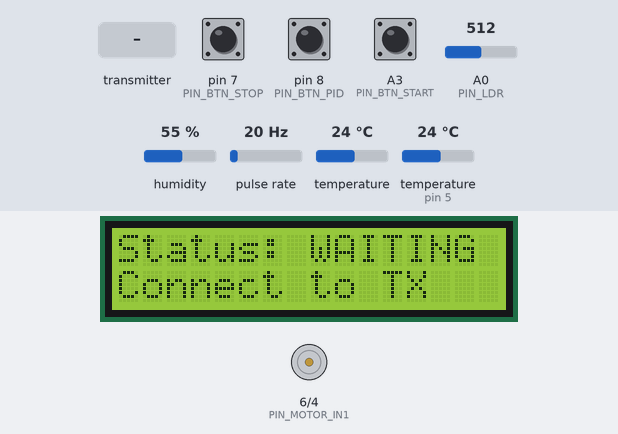
Recording of a sketch running on a simulated Arduino Uno, built with avr-gcc and run on an emulated ATmega328P. On the bench: 16×2 character LCD, motor-driver pin pairs drawn as motors (green arrow = first pin HIGH = forward, orange = second pin HIGH = backward, longer = more drive, scaled by the enable pin). Wiring (inferred from the names in the program): pulse sensor: data pin 2; LM75 temperature sensor at I2C address 0x48. The inputs (shaded band) are chosen by the test bench; at power-on: A3 (PIN_BTN_START) HIGH, pin 8 (PIN_BTN_PID) HIGH, pin 7 (PIN_BTN_STOP) HIGH, A0 (PIN_LDR) = 512, humidity 55 %, pulse rate 20 Hz, temperature 24 °C, temperature (sensor on pin 5) 24 °C. No radio packets arrive unless stated; what the sketch prints to the serial monitor is not drawn.

Above: at 1.3 s.
1.4 s: the transmitter starts sending motorStop = 0
At 3.9 s:
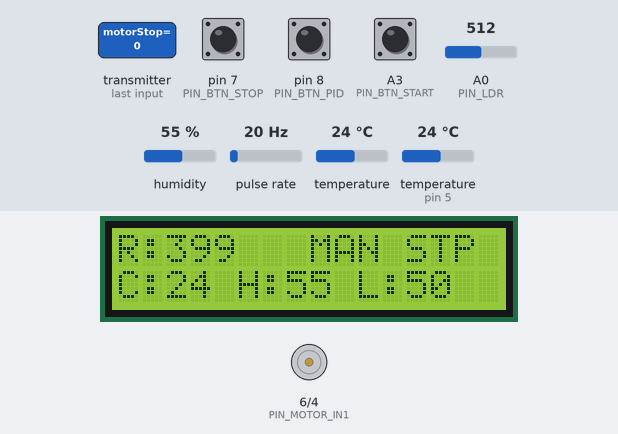
4.4 s: A3 (PIN_BTN_START) pulled LOW for 0.15 s
At 4.82 s:
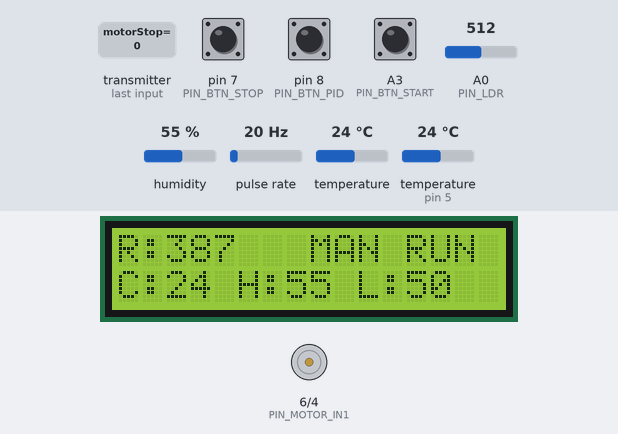
6.5 s: pin 8 (PIN_BTN_PID) pulled LOW for 0.15 s
At 9.4 s:
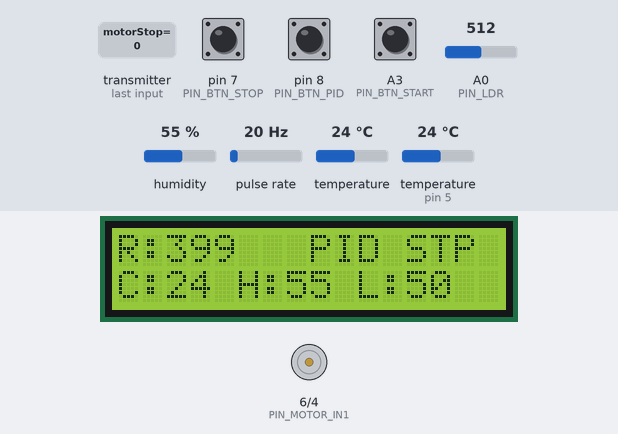
Timing chart, 0 to 10.9 s (numbered marks = the images above; inputs shaded):
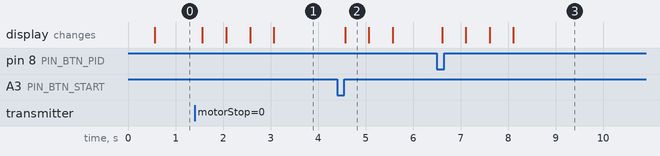

Measured:
- after the input at 1.4 s, the display: first changes after 0.17 s (image 1 shows a later state)
- after the input at 4.4 s, the display: changes after 0.17 s (image 2)
- after the input at 6.5 s, the display: first changes after 0.11 s (image 3 shows a later state)
- what the display in image 2 shows lasts 0.5 s, from 4.6 s to 5.1 s

The sketch:

Ver4_Connected.ino
```cpp
#include <SPI.h>
#include <nRF24L01.h>
#include <RF24.h>
#include <Wire.h>
#include <LiquidCrystal_I2C.h>
#include <DHT.h>
#include <math.h>

// ---------- PIN MAPPING ----------
#define PIN_RPM_INT     2
#define PIN_MOTOR_PWM   3
#define PIN_MOTOR_IN2   4
#define PIN_DHT         5
#define PIN_MOTOR_IN1   6
#define PIN_BTN_STOP    7
#define PIN_BTN_PID     8
#define PIN_RF_CE       9
#define PIN_RF_CSN      10
#define PIN_LDR         A0
#define PIN_BTN_START   A3

// ---------- CONFIG ----------
#define TC74_ADDR       0x48
#define LCD_ADDR        0x27
#define DHT_TYPE        DHT11

// ---------- RF SETUP ----------
RF24 radio(PIN_RF_CE, PIN_RF_CSN);

const byte pipeToReceiver[6] = "L9CMD";
const byte pipeToTransmitter[6] = "L9TLM";

// ---------- LCD + DHT ----------
LiquidCrystal_I2C lcd(LCD_ADDR, 16, 2);
DHT dht(PIN_DHT, DHT_TYPE);

// ---------- STRUCTS ----------
struct ControlPacket {
  bool motorStop;
  char command;        // 'F', 'R', or 'S'
  uint8_t setpoint;    // 0 to 100 percent
  bool pidEnable;
  uint16_t seq;
};

struct TelemetryPacket {
  uint16_t rpm;
  float tempC;
  float humidity;
  uint16_t light;
  bool pidMode;
  uint8_t motorPWM;
  char status[12];
};

ControlPacket incoming;
TelemetryPacket tlmOut;

// ---------- SYSTEM STATE ----------
struct InternalState {
  int setpoint;
  bool motorStop;
  bool reverse;
  bool pidEnabled;
} sys = {0, true, false, false};

// ---------- CONNECTION ----------
unsigned long lastPacketMs = 0;
const unsigned long RX_TIMEOUT_MS = 2000;
bool isConnected = false;

uint16_t lastSeq = 0;
char lastCommand = 'S';
uint8_t lastSetpointPercent = 0;

// ---------- RPM / PID ----------
volatile unsigned long pulseCount = 0;

const unsigned long Ts_ms = 50;
const float Ts = Ts_ms / 1000.0f;

float Kp = 0.4f;
float Ki = 0.2f;
float Kd = 0.05f;

float Iacc = 0;
float rpm_filtered = 0;
float rpm_prev_filtered = 0;
float alpha = 0.80f;

int current_u = 0;

unsigned long lastControlMs = 0;
unsigned long lastDisplayMs = 0;
unsigned long lastSensorMs = 0;

// ---------- SENSOR VALUES ----------
float lastTempC = -127.0f;
float lastHumidity = 0.0f;
uint16_t lastLight = 0;

bool lastTlmOk = false;

// ---------- FUNCTION PROTOTYPES ----------
void countPulse();
void readWireless(unsigned long now);
void handleConnectionTimeout(unsigned long now);
void showWaitingScreen(unsigned long now);
void handleButtons();
void runControlLoop(unsigned long now);
void updateSensors();
void updateLCD();
void buildTelemetryPacket();
void sendTelemetryToTransmitter();
void stopMotorOutput();
void clearLCDRow(uint8_t row);

void setup() {
  Serial.begin(115200);
  Wire.begin();

  lcd.init();
  lcd.backlight();
  lcd.clear();
  lcd.setCursor(0, 0);
  lcd.print("Receiver Boot");
  lcd.setCursor(0, 1);
  lcd.print("Starting NRF...");

  dht.begin();

  pinMode(PIN_MOTOR_PWM, OUTPUT);
  pinMode(PIN_MOTOR_IN1, OUTPUT);
  pinMode(PIN_MOTOR_IN2, OUTPUT);

  pinMode(PIN_BTN_START, INPUT_PULLUP);
  pinMode(PIN_BTN_STOP, INPUT_PULLUP);
  pinMode(PIN_BTN_PID, INPUT_PULLUP);

  pinMode(PIN_RPM_INT, INPUT_PULLUP);
  attachInterrupt(digitalPinToInterrupt(PIN_RPM_INT), countPulse, FALLING);

  stopMotorOutput();

  if (!radio.begin()) {
    Serial.println("ERR,NRF24_NOT_FOUND");

    lcd.clear();
    lcd.setCursor(0, 0);
    lcd.print("NRF NOT FOUND");
    lcd.setCursor(0, 1);
    lcd.print("Check wiring");

    while (1);
  }

  radio.setAutoAck(true);
  radio.setRetries(5, 15);
  radio.setPALevel(RF24_PA_LOW);
  radio.setDataRate(RF24_250KBPS);
  radio.setChannel(108);

  // Receiver listens for commands on L9CMD
  radio.openReadingPipe(1, pipeToReceiver);

  // Receiver sends telemetry back on L9TLM
  radio.openWritingPipe(pipeToTransmitter);

  radio.startListening();

  Serial.println("READY,RECEIVER");
  Serial.println("WAITING_FOR_COMMANDS");

  lcd.clear();
  lcd.setCursor(0, 0);
  lcd.print("Receiver Ready");
  lcd.setCursor(0, 1);
  lcd.print("Waiting CMD...");
}

void loop() {
  unsigned long now = millis();

  readWireless(now);
  handleConnectionTimeout(now);

  if (!isConnected) {
    showWaitingScreen(now);
    return;
  }

  handleButtons();
  runControlLoop(now);

  if (now - lastSensorMs >= 1000) {
    lastSensorMs = now;
    updateSensors();
  }

  if (now - lastDisplayMs >= 500) {
    lastDisplayMs = now;
    updateLCD();
  }
}

void countPulse() {
  pulseCount++;
}

void readWireless(unsigned long now) {
  while (radio.available()) {
    radio.read(&incoming, sizeof(incoming));

    lastPacketMs = now;
    isConnected = true;

    lastSeq = incoming.seq;
    lastCommand = incoming.command;
    lastSetpointPercent = incoming.setpoint;

    if (incoming.command != 'F' && incoming.command != 'R' && incoming.command != 'S') {
      sys.motorStop = true;
      sys.reverse = false;
      sys.setpoint = 0;
      lastCommand = '?';
    } else {
      sys.motorStop = incoming.motorStop || incoming.command == 'S';
      sys.reverse = incoming.command == 'R';
      sys.pidEnabled = incoming.pidEnable;

      if (sys.pidEnabled) {
        sys.setpoint = map(incoming.setpoint, 0, 100, 0, 25000);
      } else {
        sys.setpoint = map(incoming.setpoint, 0, 100, 0, 255);
      }
    }

    Serial.print("RX_CMD,");
    Serial.print(incoming.seq);
    Serial.print(",");
    Serial.print(incoming.command);
    Serial.print(",");
    Serial.print(incoming.setpoint);
    Serial.print(",");
    Serial.print(incoming.pidEnable ? 1 : 0);
    Serial.print(",");
    Serial.println(sys.motorStop ? "STOP" : "RUN");

    // Same working structure as your test:
    // receiver replies right after receiving a command/heartbeat.
    sendTelemetryToTransmitter();
  }
}

void handleConnectionTimeout(unsigned long now) {
  if (isConnected && (now - lastPacketMs > RX_TIMEOUT_MS)) {
    isConnected = false;
    stopMotorOutput();

    Serial.println("CONNECTION_TIMEOUT");
  }
}

void showWaitingScreen(unsigned long now) {
  stopMotorOutput();

  if (now - lastDisplayMs >= 500) {
    lastDisplayMs = now;

    clearLCDRow(0);
    lcd.setCursor(0, 0);
    lcd.print("Status: WAITING");

    clearLCDRow(1);
    lcd.setCursor(0, 1);
    lcd.print("Connect to TX");
  }
}

void handleButtons() {
  if (digitalRead(PIN_BTN_START) == LOW) {
    sys.motorStop = false;
  }

  if (digitalRead(PIN_BTN_STOP) == LOW) {
    sys.motorStop = true;
  }

  static bool lastPidBtn = HIGH;
  bool pidBtn = digitalRead(PIN_BTN_PID);

  if (pidBtn == LOW && lastPidBtn == HIGH) {
    sys.pidEnabled = !sys.pidEnabled;
    delay(50);
  }

  lastPidBtn = pidBtn;
}

void runControlLoop(unsigned long now) {
  if (now - lastControlMs >= Ts_ms) {
    lastControlMs += Ts_ms;

    noInterrupts();
    float currentPulses = pulseCount;
    pulseCount = 0;
    interrupts();

    float rpm_measured = (currentPulses / Ts) * 60.0f / 3.0f;
    rpm_filtered = (alpha * rpm_filtered) + ((1.0f - alpha) * rpm_measured);

    if (sys.motorStop) {
      stopMotorOutput();
    } else {
      digitalWrite(PIN_MOTOR_IN1, sys.reverse ? LOW : HIGH);
      digitalWrite(PIN_MOTOR_IN2, sys.reverse ? HIGH : LOW);

      if (sys.pidEnabled) {
        float error_rpm = (float)sys.setpoint - rpm_filtered;

        float P = Kp * error_rpm;
        float D = -Kd * (rpm_filtered - rpm_prev_filtered) / Ts;
        float I_candidate = Iacc + (Ki * Ts * error_rpm);

        float u_candidate = P + I_candidate + D;

        if (u_candidate >= 0 && u_candidate <= 255) {
          Iacc = I_candidate;
        }

        current_u = constrain((int)(P + Iacc + D), 0, 255);
      } else {
        current_u = constrain(sys.setpoint, 0, 255);
      }

      analogWrite(PIN_MOTOR_PWM, current_u);
    }

    rpm_prev_filtered = rpm_filtered;
  }
}

void updateSensors() {
  int8_t tempRaw = -127;

  Wire.beginTransmission(TC74_ADDR);
  Wire.write(0x00);

  if (Wire.endTransmission() == 0) {
    Wire.requestFrom(TC74_ADDR, (byte)1);

    if (Wire.available()) {
      tempRaw = (int8_t)Wire.read();
    }
  }

  lastTempC = (float)tempRaw;

  float h = dht.readHumidity();
  if (!isnan(h)) {
    lastHumidity = h;
  }

  lastLight = (uint16_t)map(analogRead(PIN_LDR), 0, 1023, 0, 100);
}

void updateLCD() {
  clearLCDRow(0);
  lcd.setCursor(0, 0);
  lcd.print("R:");
  lcd.print((int)rpm_filtered);

  lcd.setCursor(8, 0);
  lcd.print(sys.pidEnabled ? "PID " : "MAN ");
  lcd.print(sys.motorStop ? "STP" : "RUN");

  clearLCDRow(1);
  lcd.setCursor(0, 1);
  lcd.print("C:");
  if (lastTempC <= -100) {
    lcd.print("--");
  } else {
    lcd.print((int)lastTempC);
  }

  lcd.print(" H:");
  lcd.print((int)lastHumidity);

  lcd.print(" L:");
  lcd.print(lastLight);
}

void buildTelemetryPacket() {
  int rpmInt = (int)rpm_filtered;

  if (rpmInt < 0) {
    rpmInt = 0;
  }

  if (rpmInt > 65535) {
    rpmInt = 65535;
  }

  tlmOut.rpm = (uint16_t)rpmInt;
  tlmOut.tempC = lastTempC;
  tlmOut.humidity = lastHumidity;
  tlmOut.light = lastLight;
  tlmOut.pidMode = sys.pidEnabled;
  tlmOut.motorPWM = (uint8_t)current_u;

  if (sys.motorStop) {
    strncpy(tlmOut.status, "STOP", sizeof(tlmOut.status));
  } else if (sys.reverse) {
    strncpy(tlmOut.status, "REVERSE", sizeof(tlmOut.status));
  } else {
    strncpy(tlmOut.status, "FORWARD", sizeof(tlmOut.status));
  }

  tlmOut.status[sizeof(tlmOut.status) - 1] = '\0';
}

void sendTelemetryToTransmitter() {
  buildTelemetryPacket();

  radio.stopListening();

  lastTlmOk = radio.write(&tlmOut, sizeof(tlmOut));

  radio.startListening();

  Serial.print("TLM_REPLY,");
  Serial.println(lastTlmOk ? "RF_OK" : "RF_FAIL");
}

void stopMotorOutput() {
  analogWrite(PIN_MOTOR_PWM, 0);
  digitalWrite(PIN_MOTOR_IN1, LOW);
  digitalWrite(PIN_MOTOR_IN2, LOW);

  Iacc = 0;
  current_u = 0;
}

void clearLCDRow(uint8_t row) {
  lcd.setCursor(0, row);
  lcd.print("                ");
}
```
